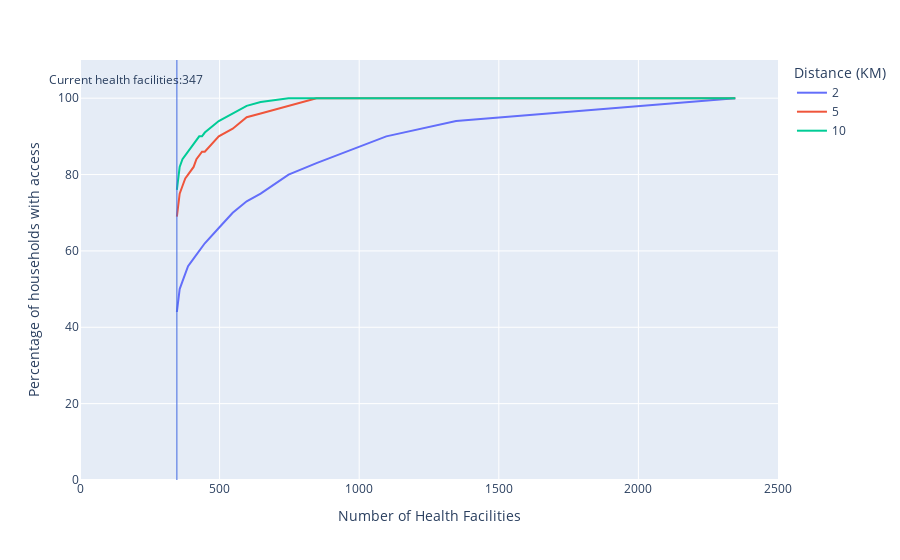

The code cell stored with this chart in its notebook:
### Code cell
fig = px.line(df_combined_output.sort_values(by=['km','number_of_hospitals']),
              x='number_of_hospitals',y='%',color='km',
              labels={
                     "number_of_hospitals": "Number of Health Facilities",
                     "%": "Percentage of households with access",
                     "km": "Distance (KM)"
                 })
fig.update_xaxes(range=[0, 2500])
fig.update_yaxes(range=[0, 110])

fig.add_annotation(x=165, y=105,
                   text="Current health facilities:"+str(current_facs['fac_id'].nunique()),
                   showarrow=False,
                   arrowhead=1)

fig.add_shape(type="line",
              x0=current_facs['fac_id'].nunique(), y0=0, x1=current_facs['fac_id'].nunique(), y1=120,
              line=dict(color="RoyalBlue",width=1)
             )

fig

### Figure 1 — Plotly figure (JSON) as saved in the notebook; plotly's stock layout.template omitted (floating-point values rounded to 4 significant figures)
{"data": [{"hovertemplate": "Distance (KM)=2<br>Number of Health Facilities=%{x}<br>Percentage of households with access=%{y}<extra></extra>", "legendgroup": "2", "line": {"color": "#636efa", "dash": "solid"}, "marker": {"symbol": "circle"}, "mode": "lines", "name": "2", "orientation": "v", "showlegend": true, "type": "scatter", "x": [347, 352, 357, 367, 377, 387, 397, 407, 417, 427, 437, 447, 497, 547, 597, 647, 747, 847, 1097, 1347, 2347], "xaxis": "x", "y": [44, 48, 50, 52, 54, 56, 57, 58, 59, 60, 61, 62, 66, 70, 73, 75, 80, 83, 90, 94, 100], "yaxis": "y"}, {"hovertemplate": "Distance (KM)=5<br>Number of Health Facilities=%{x}<br>Percentage of households with access=%{y}<extra></extra>", "legendgroup": "5", "line": {"color": "#EF553B", "dash": "solid"}, "marker": {"symbol": "circle"}, "mode": "lines", "name": "5", "orientation": "v", "showlegend": true, "type": "scatter", "x": [347, 352, 357, 367, 377, 387, 397, 407, 417, 427, 437, 447, 497, 547, 597, 647, 747, 847, 1097, 1347, 2347], "xaxis": "x", "y": [69, 73, 75, 77, 79, 80, 81, 82, 84, 85, 86, 86, 90, 92, 95, 96, 98, 100, 100, 100, 100], "yaxis": "y"}, {"hovertemplate": "Distance (KM)=10<br>Number of Health Facilities=%{x}<br>Percentage of households with access=%{y}<extra></extra>", "legendgroup": "10", "line": {"color": "#00cc96", "dash": "solid"}, "marker": {"symbol": "circle"}, "mode": "lines", "name": "10", "orientation": "v", "showlegend": true, "type": "scatter", "x": [347, 352, 357, 367, 377, 387, 397, 407, 417, 427, 437, 447, 497, 547, 597, 647, 747, 847, 1097, 1347, 2347], "xaxis": "x", "y": [76, 80, 82, 84, 85, 86, 87, 88, 89, 90, 90, 91, 94, 96, 98, 99, 100, 100, 100, 100, 100], "yaxis": "y"}], "layout": {"annotations": [{"arrowhead": 1, "showarrow": false, "text": "Current health facilities:347", "x": 165, "y": 105}], "legend": {"title": {"text": "Distance (KM)"}, "tracegroupgap": 0}, "margin": {"t": 60}, "shapes": [{"line": {"color": "RoyalBlue", "width": 1}, "type": "line", "x0": 347, "x1": 347, "y0": 0, "y1": 120}], "xaxis": {"anchor": "y", "domain": [0, 1], "range": [0, 2500], "title": {"text": "Number of Health Facilities"}}, "yaxis": {"anchor": "x", "domain": [0, 1], "range": [0, 110], "title": {"text": "Percentage of households with access"}}}}
